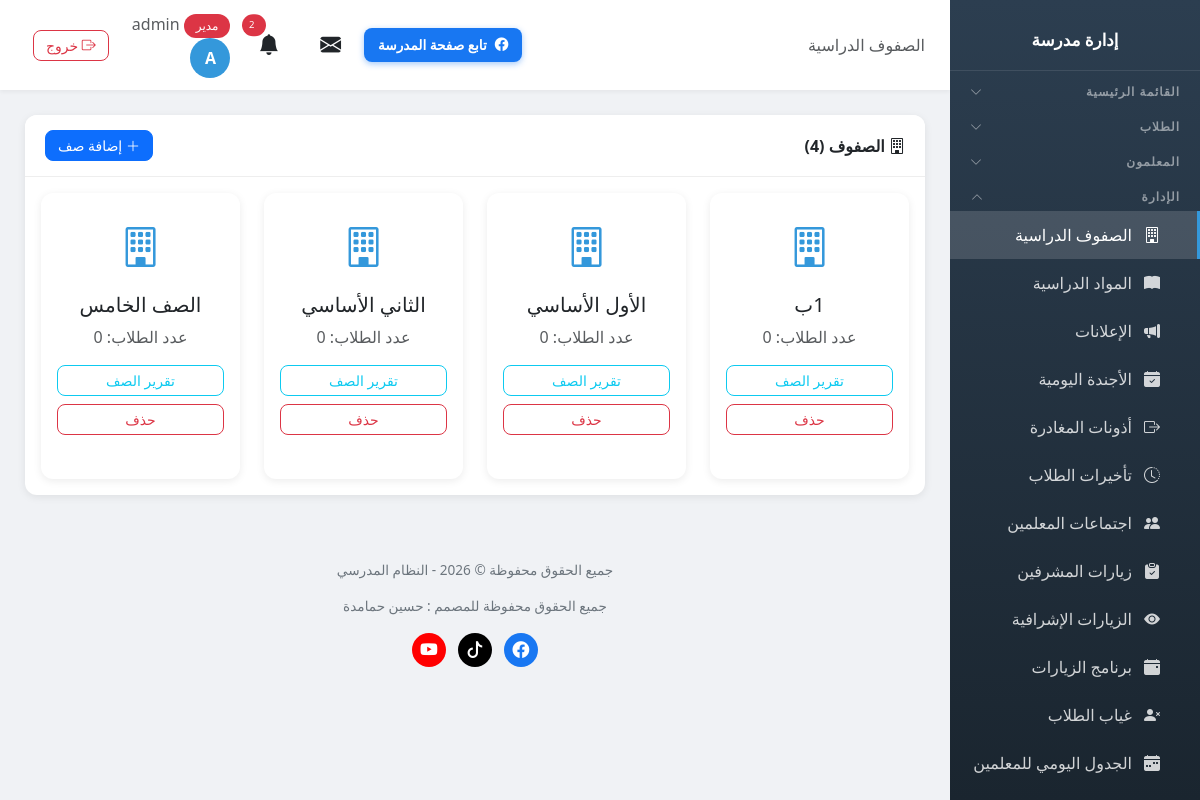
Page /classes/ (signed in) on the committed database.
### school/models.py (models this page shows, shortened)
class Profile(models.Model):
    ROLE_CHOICES = [
        ('admin', 'مدير'),
        ('vice_principal', 'نائب مدير'),
        ('secretary', 'سكرتير'),
        ('teacher', 'معلم'),
        ('student', 'طالب'),
    ]
    user = models.OneToOneField(User, on_delete=models.CASCADE, related_name='profile')
    role = models.CharField('الدور', max_length=20, choices=ROLE_CHOICES, default='student')
    phone = models.CharField('رقم الهاتف', max_length=20, blank=True)

class Class(models.Model):
    name = models.CharField('اسم الصف', max_length=100, unique=True)
    guardian = models.OneToOneField('Teacher', on_delete=models.SET_NULL, null=True, blank=True, related_name='guardian_class', verbose_name='مربي الصف')
    class Meta:
        verbose_name = 'صف'
        verbose_name_plural = 'الصفوف'

### school/views.py (the view)
# urls.py: path('classes/', views.class_list, name='class_list'),
@login_required
def class_list(request):
    if request.user.profile.role != 'admin':
        messages.error(request, 'ليس لديك صلاحية للوصول إلى هذه الصفحة')
        return redirect('dashboard')
    classes = Class.objects.all().order_by('name')
    return render(request, 'school/class_list.html', {'classes': classes})

### templates/school/class_list.html (shortened to what this page needs)
{% extends 'school/base.html' %}
{% block page_heading %}الصفوف الدراسية{% endblock %}
{% block content %}
<div class="card">
    <div class="card-header d-flex justify-content-between align-items-center">
        <span><i class="bi bi-building"></i> الصفوف ({{ classes.count }})</span>
        <a href="{% url 'add_class' %}" class="btn btn-primary btn-sm"><i class="bi bi-plus-lg"></i> إضافة صف</a>
    </div>
    <div class="card-body">
        <div class="row g-4">
            {% for class_obj in classes %}
            <div class="col-md-4 col-lg-3">
                <div class="card h-100">
                    <div class="card-body text-center py-4">
                        <i class="bi bi-building" style="font-size: 2.5rem; color: #3498db;"></i>
                        <h5 class="mt-3">{{ class_obj.name }}</h5>
                        <p class="text-muted">عدد الطلاب: {{ class_obj.students.count }}</p>
                        <div class="d-grid gap-2">
                            <a href="{% url 'class_report' class_obj.id %}" class="btn btn-outline-info btn-sm">تقرير الصف</a>
                            <a href="{% url 'delete_class' class_obj.id %}" class="btn btn-outline-danger btn-sm">حذف</a>
                        </div>
                    </div>
                </div>
            </div>
            {% endfor %}
        </div>
    </div>
</div>
{% endblock %}

### templates/school/base.html (shortened to what this page needs)
<!DOCTYPE html>
<html lang="ar" dir="rtl">
<head>
    <link href="https://cdn.jsdelivr.net/npm/bootstrap@5.3.0/dist/css/bootstrap.min.css" rel="stylesheet">
    <link href="https://cdn.jsdelivr.net/npm/bootstrap@5.3.0/dist/css/bootstrap.rtl.min.css" rel="stylesheet">
    <link rel="stylesheet" href="https://cdn.jsdelivr.net/npm/bootstrap-icons@1.11.0/font/bootstrap-icons.css">
    <link href="https://cdn.jsdelivr.net/npm/select2@4.1.0-rc.0/dist/css/select2.min.css" rel="stylesheet" />
    <link href="https://cdn.jsdelivr.net/npm/select2-bootstrap-5-theme@1.3.0/dist/select2-bootstrap-5-theme.rtl.min.css" rel="stylesheet" />
    <link rel="stylesheet" href="https://unpkg.com/leaflet@1.9.4/dist/leaflet.css" />
</head>
<body>
    {% if user.is_authenticated %}
    <div class="sidebar" id="sidebar">
        <div class="brand">
            <h4>إدارة مدرسة {{ school_info.name_ar }}</h4>
        </div>
        {% if user.is_authenticated %}
        <button class="nav-section nav-toggle" type="button" data-target="collapse-main" aria-expanded="false">
            <span>القائمة الرئيسية</span><i class="bi bi-chevron-down"></i>
        </button>
        {% if 'students_view' in user_perms or 'students_add' in user_perms or 'notes_view' in user_perms or 'levels_view' in user_perms or 'discipline_view' in user_perms or 'discipline_add' in user_perms %}
        <button class="nav-section nav-toggle" type="button" data-target="collapse-students" aria-expanded="false">
            <span>الطلاب</span><i class="bi bi-chevron-down"></i>
        </button>
        {% endif %}
        {% if 'teachers_view' in user_perms or 'teachers_add' in user_perms or 'nominations_view' in user_perms or 'guardians_view' in user_perms %}
        <button class="nav-section nav-toggle" type="button" data-target="collapse-teachers" aria-expanded="false">
            <span>المعلمون</span><i class="bi bi-chevron-down"></i>
        </button>
        {% endif %}
        {% if 'classes_view' in user_perms or 'subjects_view' in user_perms or 'announcements_view' in user_perms or 'agenda_view' in user_perms or 'leaves_view' in user_perms or 'lateness_view' in user_perms or 'meetings_view' in user_perms or 'supervisor_visits_view' in user_perms or 'inspection_visits_view' in user_perms or 'visit_program_view' in user_perms or 'absence_view' in user_perms or 'schedule_view' in user_perms or 'certificates_view' in user_perms or 'exams_view' in user_perms or 'survey_view' in user_perms %}
        <button class="nav-section nav-toggle" type="button" data-target="collapse-admin" aria-expanded="false">
            <span>الإدارة</span><i class="bi bi-chevron-down"></i>
        </button>
        <div class="nav-collapse" id="collapse-admin">
        {% endif %}
        {% if 'classes_view' in user_perms %}
        <a href="{% url 'class_list' %}" class="nav-link {% if 'class' in request.resolver_match.url_name %}active{% endif %}">
            <i class="bi bi-building"></i> الصفوف الدراسية
        </a>
        {% endif %}
        {% if 'subjects_view' in user_perms %}
        <a href="{% url 'subject_list' %}" class="nav-link {% if 'subject' in request.resolver_match.url_name %}active{% endif %}">
            <i class="bi bi-book-fill"></i> المواد الدراسية
        </a>
        {% endif %}
        {% if 'announcements_view' in user_perms %}
        <a href="{% url 'announcement_list' %}" class="nav-link {% if 'announcement' in request.resolver_match.url_name %}active{% endif %}">
            <i class="bi bi-megaphone-fill"></i> الإعلانات
        </a>
        {% endif %}
        {% if 'agenda_view' in user_perms %}
        <a href="{% url 'agenda_list' %}" class="nav-link {% if 'agenda' in request.resolver_match.url_name %}active{% endif %}">
            <i class="bi bi-calendar-check-fill"></i> الأجندة اليومية
        </a>
        {% endif %}
        {% if 'leaves_view' in user_perms %}
        <a href="{% url 'leave_list' %}" class="nav-link {% if 'leave' in request.resolver_match.url_name %}active{% endif %}">
            <i class="bi bi-box-arrow-right"></i> أذونات المغادرة
        </a>
        {% endif %}
        {% if 'lateness_view' in user_perms %}
        <a href="{% url 'lateness_list' %}" class="nav-link {% if 'lateness' in request.resolver_match.url_name %}active{% endif %}">
            <i class="bi bi-clock-history"></i> تأخيرات الطلاب
        </a>
        {% endif %}
        {% if 'meetings_view' in user_perms %}
        <a href="{% url 'meeting_list' %}" class="nav-link {% if 'meeting' in request.resolver_match.url_name %}active{% endif %}">
            <i class="bi bi-people-fill"></i> اجتماعات المعلمين
        </a>
        {% endif %}
        {% if 'supervisor_visits_view' in user_perms %}
        <a href="{% url 'supervisor_visit_list' %}" class="nav-link {% if 'supervisor_visit' in request.resolver_match.url_name %}active{% endif %}">
            <i class="bi bi-clipboard-check-fill"></i> زيارات المشرفين
        </a>
        {% endif %}
        {% if 'inspection_visits_view' in user_perms %}
        <a href="{% url 'inspection_visit_list' %}" class="nav-link {% if 'inspection_visit' in request.resolver_match.url_name %}active{% endif %}">
            <i class="bi bi-eye-fill"></i> الزيارات الإشرافية
        </a>
        {% endif %}
        {% if 'visit_program_view' in user_perms %}
        <a href="{% url 'visit_program_list' %}" class="nav-link {% if 'visit_program' in request.resolver_match.url_name %}active{% endif %}">
            <i class="bi bi-calendar-event-fill"></i> برنامج الزيارات
        </a>
        {% endif %}
        {% if 'absence_view' in user_perms %}
        <a href="{% url 'absence_list' %}" class="nav-link {% if 'absence' in request.resolver_match.url_name %}active{% endif %}">
            <i class="bi bi-person-x-fill"></i> غياب الطلاب
        </a>
        {% endif %}
        {% if 'schedule_view' in user_perms %}
        <a href="{% url 'schedule_edit' %}" class="nav-link {% if 'schedule' in request.resolver_match.url_name %}active{% endif %}">
            <i class="bi bi-calendar-week-fill"></i> الجدول اليومي للمعلمين
        </a>
        {% endif %}
        {% if 'survey_view' in user_perms %}
        <a href="{% url 'survey_report' %}" class="nav-link {% if 'survey' in request.resolver_match.url_name %}active{% endif %}">
        </a>
        {% endif %}
        {% if 'classes_view' in user_perms or 'subjects_view' in user_perms or 'announcements_view' in user_perms or 'agenda_view' in user_perms or 'leaves_view' in user_perms or 'lateness_view' in user_perms or 'meetings_view' in user_perms or 'supervisor_visits_view' in user_perms or 'inspection_visits_view' in user_perms or 'visit_program_view' in user_perms or 'absence_view' in user_perms or 'schedule_view' in user_perms or 'certificates_view' in user_perms or 'exams_view' in user_perms or 'survey_view' in user_perms %}
        </div>
        {% endif %}
        {% endif %}
    </div>
    <div class="main-content">
        <div class="top-bar">
            <div>
                <span class="d-none d-md-inline text-muted">{% block page_heading %}{% endblock %}</span>
            </div>
            <div style="display:flex; align-items:center; gap:10px;">
                <a href="https://www.facebook.com/ALMANSOUR.SCHOOL.YATTA" target="_blank" rel="noopener" class="btn btn-social-fb d-none d-md-inline-flex align-items-center gap-2">
                    <i class="bi bi-facebook"></i> تابع صفحة المدرسة
                </a>
                <div class="user-info">
                <div class="dropdown d-inline-block mx-2" id="messageBell">
                    <button class="btn btn-link text-reset position-relative p-1" type="button" data-bs-toggle="dropdown" aria-expanded="false" style="font-size: 1.3rem;">
                        <i class="bi bi-envelope-fill"></i>
                    </button>
                </div>
                <div class="dropdown d-inline-block mx-2" id="notificationBell">
                    <button class="btn btn-link text-reset position-relative p-1" type="button" data-bs-toggle="dropdown" aria-expanded="false" style="font-size: 1.3rem;">
                        <i class="bi bi-bell-fill"></i>
                        {% if unread_notifications_count > 0 %}
                        <span class="position-absolute top-0 start-100 translate-middle badge rounded-pill bg-danger" style="font-size: 0.6rem;">
                            {{ unread_notifications_count }}
                        </span>
                        {% endif %}
                    </button>
                </div>
                <a href="{% url 'my_account' %}" class="text-decoration-none text-reset">
                    <span class="text-muted d-none d-sm-inline">
                        <span class="badge bg-{% if user.profile.role == 'admin' %}danger{% elif user.profile.role == 'teacher' %}success{% else %}info{% endif %}">
                            {{ user.profile.get_role_display }}
                        </span>
                        {{ user.first_name|default:user.username }}
                    </span>
                    <div class="avatar">{{ user.first_name|first|default:user.username|first|upper }}</div>
                </a>
                <a href="{% url 'logout' %}" class="btn btn-sm btn-outline-danger ms-2" title="تسجيل الخروج">
                    <i class="bi bi-box-arrow-right"></i> <span class="d-none d-sm-inline">خروج</span>
                </a>
                </div>
                </div>
            </div>
        <div class="page-content">
            {% block content %}{% endblock %}
        </div>
        <div class="footer no-print">
            <p>جميع الحقوق محفوظة &copy; {% now "Y" %} - النظام المدرسي</p>
            <p>جميع الحقوق محفوظة للمصمم : حسين حمامدة</p>
            <p class="footer-social">
                <a href="https://www.facebook.com/hhamamdeh" target="_blank" rel="noopener" class="fb" title="فيسبوك" aria-label="فيسبوك"><i class="bi bi-facebook"></i></a>
                <a href="https://www.tiktok.com/@abuadelhamamdeh" target="_blank" rel="noopener" class="tt" title="تيك توك" aria-label="تيك توك"><i class="bi bi-tiktok"></i></a>
                <a href="https://www.youtube.com/@husseintech" target="_blank" rel="noopener" class="yt" title="يوتيوب" aria-label="يوتيوب"><i class="bi bi-youtube"></i></a>
            </p>
        </div>
    </div>
    {% endif %}
</body>
</html>

### rows in the picture
Class: name "1ب", students.count "0"
Class: name "الأول الأساسي", students.count "0"
Class: name "الثاني الأساسي", students.count "0"
Class: name "الصف الخامس", students.count "0"

### other values in the picture
{{ unread_notifications_count }} "2"
{{ user.profile.get_role_display }} "مدير"
{{ user.first_name|default:user.username }} "admin"
{{ user.first_name|first|default:user.username|first|upper }} "A"
{{ classes.count }} "4"
